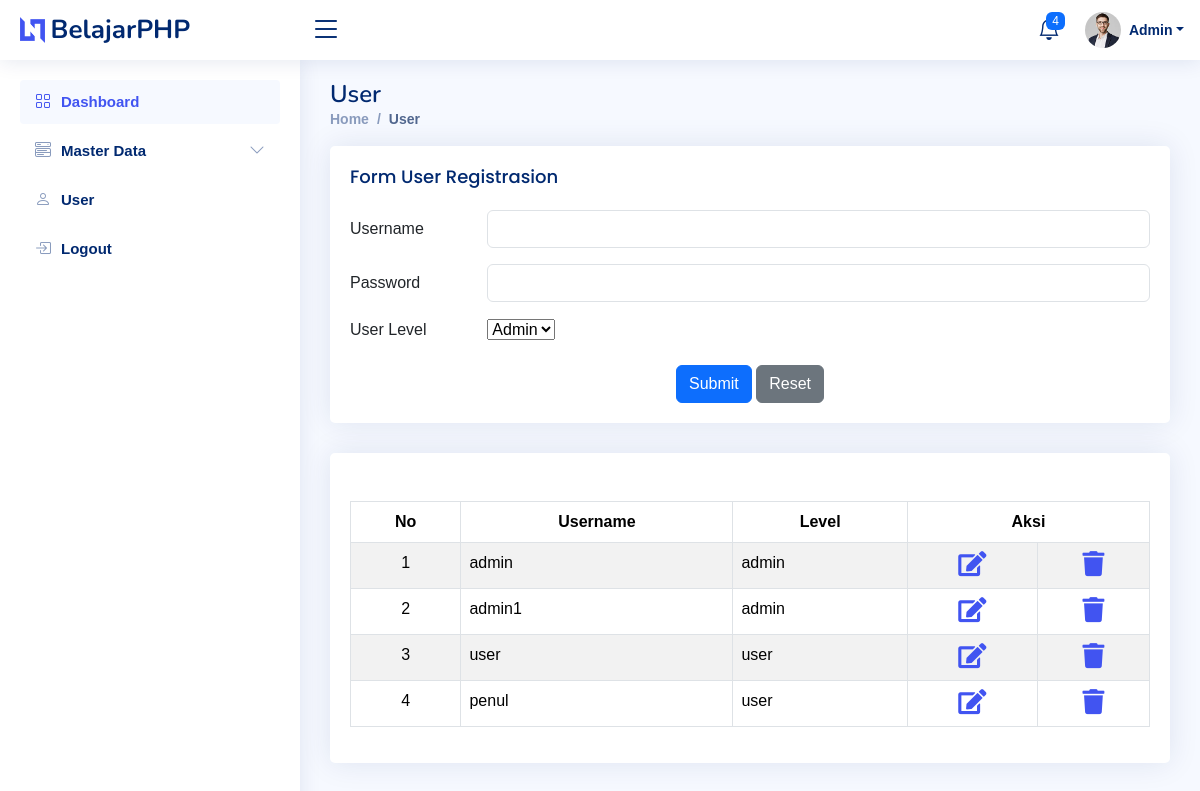
Screenshot of /admin/index.php?page=register (signed in) with the database file from the repository.
### tables this page shows
CREATE TABLE `user` (
  `id` int(11) NOT NULL,
  `Username` varchar(50) NOT NULL,
  `Password` varchar(50) NOT NULL,
  `Level` enum('admin','user','','') NOT NULL
);

### admin/views/register.php (the view, shortened to what this page needs)
<main id="main" class="main">
    <div class="pagetitle">
        <h1>User</h1>
        <nav>
            <ol class="breadcrumb">
                <li class="breadcrumb-item"><a href="">Home</a></li>
                <li class="breadcrumb-item active">User</li>
            </ol>
        </nav>
    </div>
    <section class="section dashboard">
        <div class="row">
            <div class="col-lg-12">
                <div class="row">
                    <div class="col-12">
                        <div class="card">
                            <div class="card-body">
                                <h5 class="card-title">Form User Registrasion</h5>
                                <form action="controllers/register.php" method="POST">
                                    <div class="row mb-3">
                                        <label for="username" class="col-sm-2 col-form-label">Username</label>
                                        <div class="col-sm-10">
                                            <input type="text" name="username" class="form-control" id="username" autocompleted>
                                        </div>
                                    </div>
                                    <div class="row mb-3">
                                        <label for="inputPassword3" class="col-sm-2 col-form-label">Password</label>
                                        <div class="col-sm-10">
                                            <input type="password" name="password" class="form-control" id="inputPassword">
                                        </div>
                                    </div>
                                    <fieldset class="row mb-3">
                                        <legend class="col-form-label col-sm-2 pt-0">User Level</legend>
                                        <div class="col-sm-10">
                                            <select name="level" id="level">
                                                <option value="admin">Admin</option>
                                            </select>
                                        </div>
                                    </fieldset>
                                    <div class="text-center">
                                        <button type="submit" class="btn btn-primary">Submit</button>
                                        <button type="reset" class="btn btn-secondary">Reset</button>
                                    </div>
                                </form>
                            </div>
                        </div>
                    </div>
                </div>
                <div class="row">
                    <div class="col-12">
                        <div class="card">
                            <div class="card-body">
                                <table class="table table-bordered table-striped table-hover mt-5 hover" id="tableData">
                                    <thead>
                                        <tr class="text-center">
                                            <th scope="col" class="text-center">No</th>
                                            <th scope="col">Username</th>
                                            <th scope="col">Level</th>
                                            <th scope="col" colspan="2">Aksi</th>
                                        </tr>
                                    </thead>
                                    <tbody>
                                        <?php
                                        require_once '../connection.php';
                                        $query = mysqli_query($connection, "SELECT * FROM user");
                                        $no = 0;
                                        while ($hasil = mysqli_fetch_array($query)) {
                                            $no++;
                                        ?>
                                            <tr>
                                                <td class="text-center"><?php echo $no ?></td>
                                                <td><?= $hasil['Username'] ?></td>
                                                <td><?= $hasil['Level'] ?></td>
                                                <td class="text-center">
                                                    <a href="" onclick="viewuser('<?= $hasil['id'] ?>')" data-bs-toggle="modal" data-bs-target="#exampleModal1">
                                                        <i class="fa fa-edit" style="font-size: 25px"></i>
                                                    </a>
                                                </td>
                                                <td class="text-center">
                                                    <a href="controllers/user_delete.php?id=<?= $hasil['id']?>" class="">
                                                        <i class="fa fa-trash" style="font-size: 25px;"></i>
                                                    </a>
                                                </td>
                                            </tr>
                                        <?php
                                        }
                                        ?>
                                    </tbody>
                                </table>
                            </div>
                        </div>
                    </div>
                </div>
            </div>
        </div>
    </section>
</main>

### asset/css/style.css (style rules this page uses)
html, * { margin: 0; padding: 0; box-sizing: border-box; font-family: Helvetica, sans-serif; }
#tableData th { text-align: center; }

### admin/assets/css/style.css (style rules this page uses)
:root { scroll-behavior: smooth; }
body { font-family: "Open Sans", sans-serif; background: #f6f9ff; color: #444444; }
a { color: #4154f1; text-decoration: none; }
h1, h2, h3, h4, h5, h6 { font-family: "Nunito", sans-serif; }
#main { margin-top: 60px; padding: 20px 30px; transition: all 0.3s; }
.pagetitle { margin-bottom: 10px; }
.pagetitle h1 { font-size: 24px; margin-bottom: 0; font-weight: 600; color: #012970; }
.card { margin-bottom: 30px; border: none; border-radius: 5px; box-shadow: 0px 0 30px rgba(1, 41, 112, 0.1); }
.card-title { padding: 20px 0 15px 0; font-size: 18px; font-weight: 500; color: #012970; font-family: "Poppins", sans-serif; }
.card-body { padding: 0 20px 20px 20px; }
.breadcrumb { font-size: 14px; font-family: "Nunito", sans-serif; color: #899bbd; font-weight: 600; }
.breadcrumb a { color: #899bbd; transition: 0.3s; }
.breadcrumb .breadcrumb-item::before { color: #899bbd; }
.breadcrumb .active { color: #51678f; font-weight: 600; }
@media (min-width: 1200px) { #main, #footer { margin-left: 300px; } }

### rows the page displays
user: Username "admin", Level "admin"
user: Username "admin1", Level "admin"
user: Username "user", Level "user"
user: Username "penul", Level "user"
